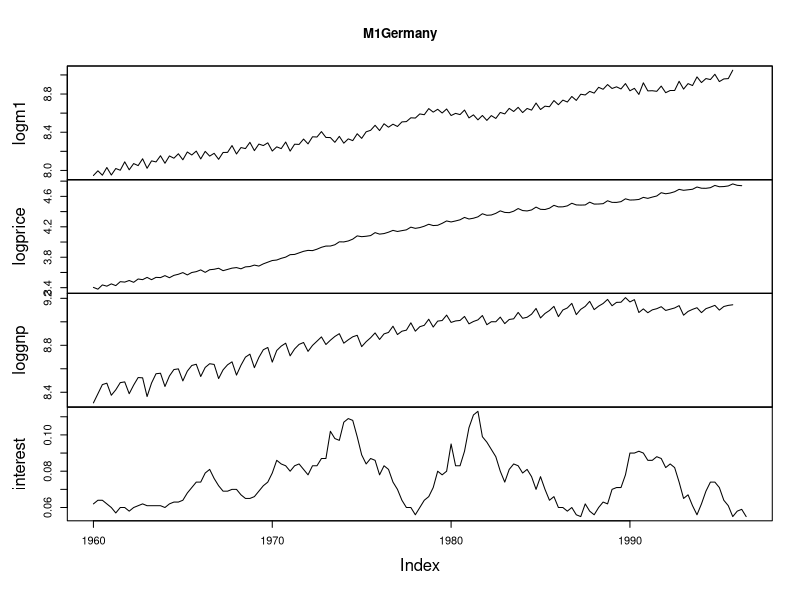
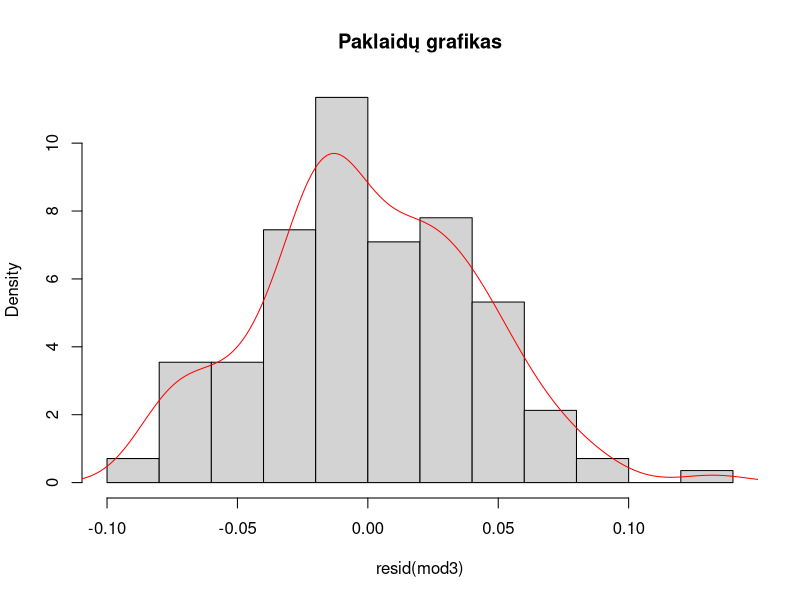

The R source for these figures, in order:
## ---- chunk 1
library(dynlm)
library(car)
library(knitr)
head(M1Germany)
str(M1Germany)
plot(M1Germany)
## ---- chunk 2
mod1 <- dynlm(logm1 ~ L(logprice,2) +d(L(loggnp,2)) +L(interest,2), data = M1Germany)
kable(summary(mod1)$coef,digits=2)
mod2 <- dynlm(logm1 ~ d(L(logprice,3)) +L(loggnp,3) +L(interest,3), data = M1Germany)
kable(summary(mod2)$coef,digits=2)
mod3 <- dynlm(logm1 ~ L(logprice,3) +d(L(loggnp,2)) +L(interest,3), data = M1Germany)
kable(summary(mod3)$coef,digits=2)
mod4 <- dynlm(logm1 ~ d(L(logprice,3)) +(L(loggnp,3)) +(L(interest,2)), data = M1Germany)
kable(summary(mod4)$coef,digits=2)
mod5 <- dynlm(logm1 ~ L(logprice,3)+ d(L(loggnp,2))+ L(interest,1), data = M1Germany)
kable(summary(mod5)$coef,digits=2)
## ---- chunk 3
vif(mod1)
vif(mod2)
vif(mod3)
vif(mod4)
vif(mod5)
## ---- chunk 4
hist(resid(mod3), probability = TRUE, main = "Paklaidų grafikas")  #paklaidų grafikas panašus į normalųjį.
lines(density(resid(mod3)), col = "red")
res <- as.vector(mod3$residuals)
shapiro.test(res)  #p-value = 0.3661 > 0.05, vadinasi liekanos normalios.
